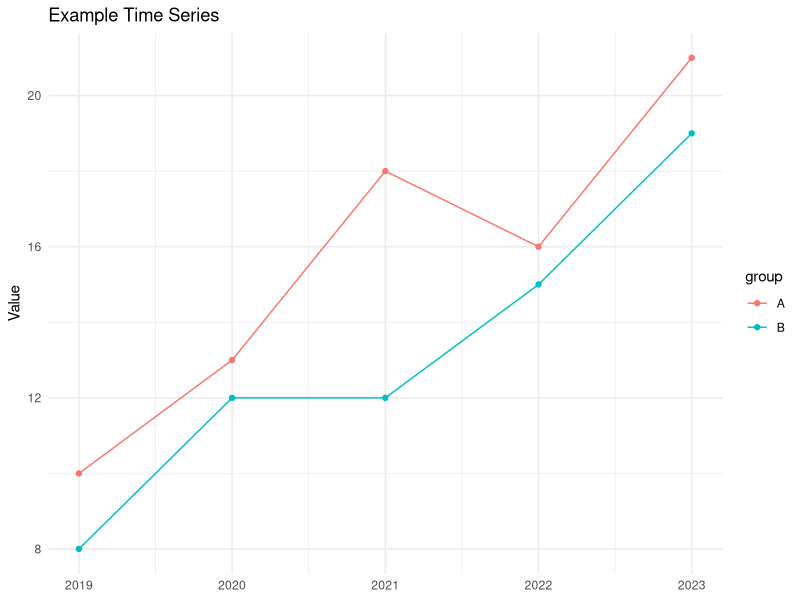
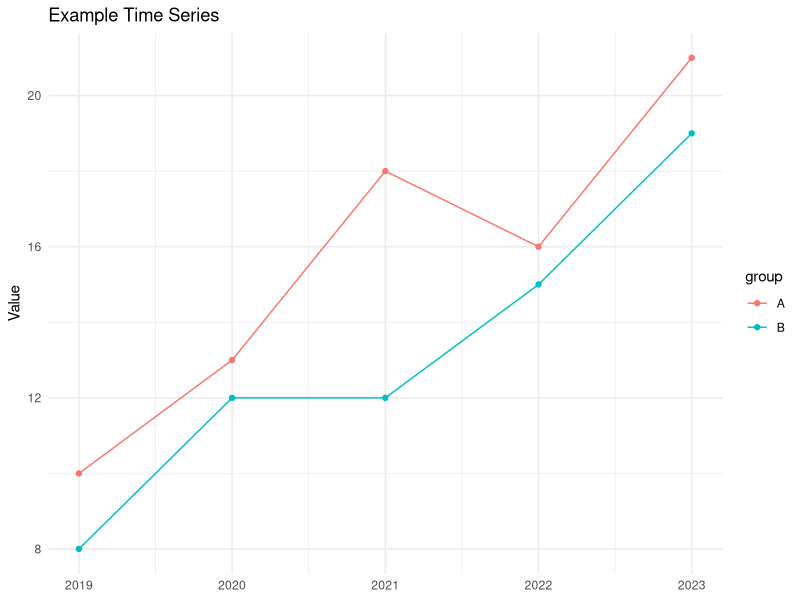

Source code (R) for these figures, in order:
# ggplot_demo.R
# A minimal, clean plot ready for portfolio use

library(ggplot2)
library(readr)
df <- readr::read_csv(file.path("..","data","example.csv"))

p <- ggplot(df, aes(year, value, color = group)) +
  geom_line() +
  geom_point() +
  labs(title = "Example Time Series", x = NULL, y = "Value") +
  theme_minimal()

ggsave("ggplot_demo.png", p, width = 7, height = 4.2, dpi = 300)
print(p)
